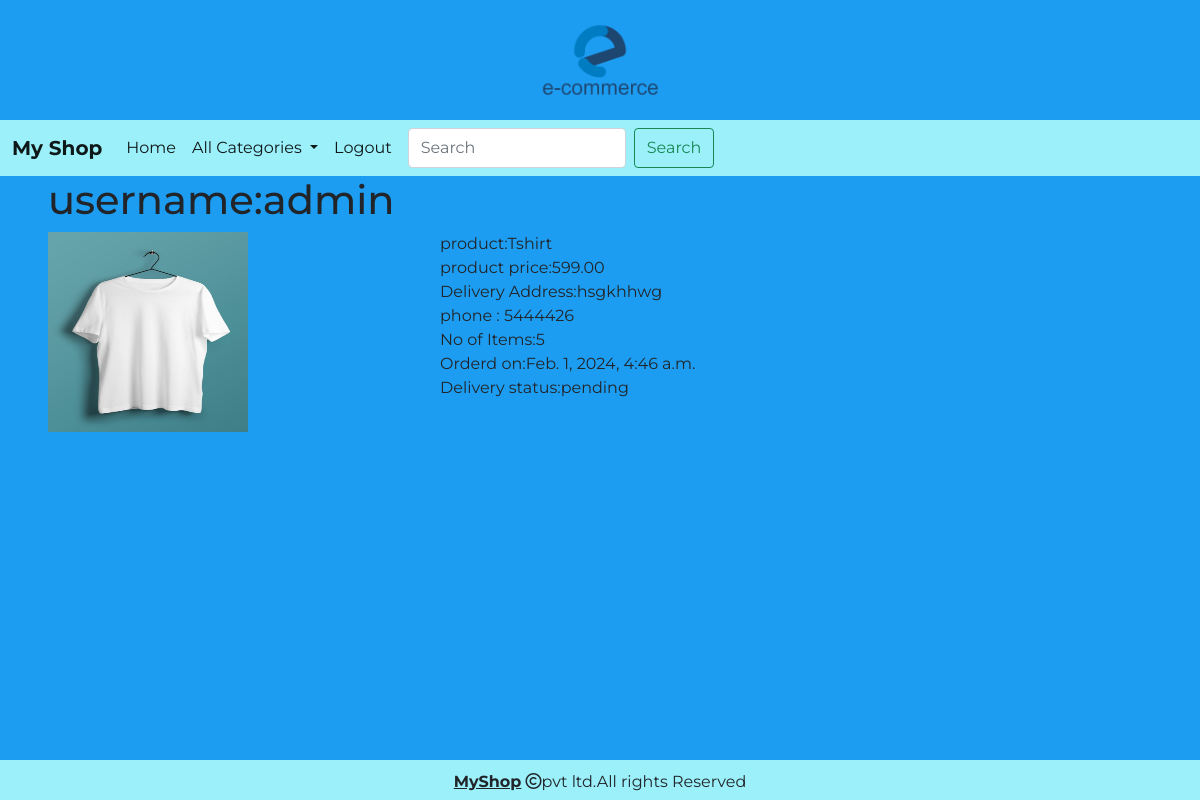
/cart/orderview (signed in), run on the app's committed database.
### cart/models.py (models this page shows, shortened)
class Order(models.Model):
    user=models.ForeignKey(User,on_delete=models.CASCADE)
    product=models.ForeignKey(Product,on_delete=models.CASCADE)
    no_of_items=models.IntegerField()
    ordered_date=models.DateTimeField(auto_now_add=True)
    address=models.TextField()
    phone=models.IntegerField()
    order_status=models.CharField(max_length=20,default="pending")
    delivery_status = models.CharField(max_length=20, default="pending")

### shop/models.py (models this page shows)
class Product(models.Model):
    name=models.CharField(max_length=20)
    desc=models.TextField()
    image=models.ImageField(upload_to="images/product",null=True,blank=True)
    price=models.DecimalField(max_digits=10,decimal_places=2)
    category=models.ForeignKey(Category,on_delete=models.CASCADE)
    stock=models.IntegerField()
    available=models.BooleanField(default=True)
    created=models.DateTimeField(auto_now_add=True)
    updated=models.DateTimeField(auto_now=True)
    def __str__(self):
        return self.name

### cart/views.py (the view)
# urls.py: path('orderview',views.orderview,name="orderview"),
@login_required
def orderview(request):
    u=request.user
    o=Order.objects.filter(user=u)
    return render(request,'orderview.html',{'orders':o})

### cart/context_processors.py (called while the page is built)
def total(request):
    item_count=0
    u=request.user
    try:
        cart=Cart.objects.filter(user=u)
        for i in cart:
            item_count+=i.quantity
    except:
        item_count=0
    return {'count':item_count}

### shop/context_processors.py (called while the page is built)
def menu_links(request):
    c=Category.objects.all()
    return{'links':c}

### templates/orderview.html
<!DOCTYPE html>
{% extends 'base.html' %}
{% load static %}
{% block content %}
<div class="row ps-5">
        <h1 >username:{{user.username}}</h1>
    {% for i in orders %}
    <div class="col-md-4">
        <img src="{{i.product.image.url}}" height="200px" width="200px">
    </div>
    <div class="col-md-6">
        product:{{i.product}}<br>
        product price:{{i.product.price}}<br>
        Delivery Address:{{i.address}}<br>
        phone : {{i.phone}}<br>
        No of Items:{{i.no_of_items}}<br>
        Orderd on:{{i.ordered_date}}<br>
        Delivery status:{{i.delivery_status}}<br>
    </div>
    {% endfor %}
</div>
{% endblock %}

### static/css/style.css (style rules this page uses)
body { font-family: 'Montserrat', sans-serif; background-color:#1d9df2; }

### data on the page
Order: product.image (picture), product "Tshirt", product.price "599.00", address "hsgkhhwg", phone "5444426", no_of_items "5", ordered_date "Feb. 1, 2024, 4:46 a.m.", delivery_status "pending"

### other printed values
{{ user.username }} "admin"
